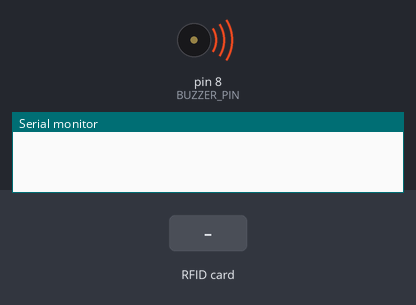
Bench run of a sketch on a simulated Arduino Uno, built with avr-gcc and run on an emulated ATmega328P. On the bench: buzzer (waves = sounding), the last lines printed to the serial monitor. The inputs (shaded band) are chosen by the test bench.

Above: at 1.2 s.
At 2.5 s:
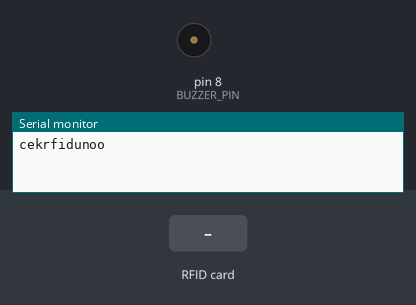
2.6 s: RFID card 5E 7A 19 C4 held to the reader
At 3.6 s:
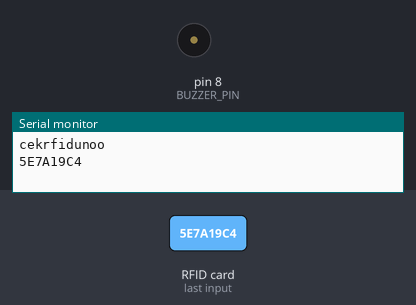
Timing chart, 0 to 5.6 s (numbered marks = the images above; inputs shaded):
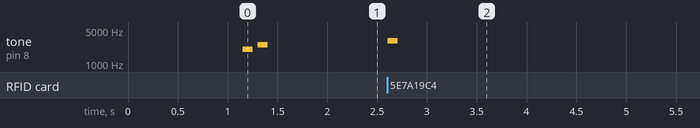

The sketch:

SSKM_RFID_Reader_UNO.ino
```cpp
/*
 * SSKM RFID Reader - Arduino UNO Version
 *
 * Deskripsi:
 * - Membaca kartu RFID RC522
 * - Mengirim UID via Serial ke browser (Web Serial API)
 * - Auto-enter support
 * - Passive Buzzer feedback
 *
 * Library Required:
 * - MFRC522 by GithubCommunity
 *
 * Wiring RC522 ke Arduino UNO:
 * =======================================
 * RC522 Pin  ->  Arduino UNO Pin
 * ---------------------------------------
 * SDA (SS)   ->  Pin 10
 * SCK        ->  Pin 13
 * MOSI       ->  Pin 11
 * MISO       ->  Pin 12
 * IRQ        ->  (tidak digunakan)
 * GND        ->  GND
 * RST        ->  Pin 9
 * 3.3V       ->  3.3V (JANGAN 5V!)
 * =======================================
 *
 * Wiring Buzzer:
 * (+) Positif -> Pin 8
 * (-) Negatif -> GND
 */

#include <SPI.h>
#include <MFRC522.h>

// Pin definitions untuk Arduino UNO
#define SS_PIN 10    // SDA/SS pin (Beda dengan Mega)
#define RST_PIN 9    // Reset pin (Beda dengan Mega)
#define BUZZER_PIN 8 // Pin Buzzer (Sama)

// Inisialisasi MFRC522
MFRC522 mfrc522(SS_PIN, RST_PIN);

// Variabel untuk debouncing
String lastUID = "";
unsigned long lastReadTime = 0;
const unsigned long DEBOUNCE_DELAY = 2000; // 2 detik cooldown

void setup() {
  // Delay startup agar stabil
  delay(1000);

  // Setup Buzzer Output
  pinMode(BUZZER_PIN, OUTPUT);

  // Inisialisasi Serial
  Serial.begin(9600);

  // Inisialisasi SPI bus
  SPI.begin();

  // Inisialisasi MFRC522
  mfrc522.PCD_Init();

  // Delay kecil
  delay(100);

  // Bunyi beep tanda ready (2x beep pendek)
  tone(BUZZER_PIN, 2000, 100);
  delay(150);
  tone(BUZZER_PIN, 2500, 100);

  Serial.println("cekrfidunoo");
}

void loop() {
  // Cek apakah ada kartu baru
  if (!mfrc522.PICC_IsNewCardPresent()) {
    return;
  }

  // Cek apakah kartu bisa dibaca
  if (!mfrc522.PICC_ReadCardSerial()) {
    return;
  }

  // Baca UID dari kartu
  String currentUID = getUID();

  // Debouncing: cek apakah kartu yang sama dalam 2 detik terakhir
  unsigned long currentTime = millis();
  if (currentUID == lastUID && (currentTime - lastReadTime) < DEBOUNCE_DELAY) {
    // Kartu sama dalam waktu dekat, skip
    mfrc522.PICC_HaltA();
    return;
  }

  // Update last read info
  lastUID = currentUID;
  lastReadTime = currentTime;

  // Kirim UID ke browser via Serial
  Serial.println(currentUID);

  // Bunyi Beep SUKSES
  tone(BUZZER_PIN, 3000, 100); // 3000Hz selama 100ms

  // Halt PICC (stop communication with card)
  mfrc522.PICC_HaltA();

  // Stop encryption on PCD
  mfrc522.PCD_StopCrypto1();
}

/**
 * Membaca dan convert UID menjadi string
 * Untuk UUID (8 karakter) atau NIM (11 karakter)
 */
String getUID() {
  String uid = "";

  // Loop untuk setiap byte UID
  for (byte i = 0; i < mfrc522.uid.size; i++) {
    // Convert byte ke hex string (uppercase)
    if (mfrc522.uid.uidByte[i] < 0x10) {
      uid += "0"; // Tambah leading zero
    }
    uid += String(mfrc522.uid.uidByte[i], HEX);
  }

  // Convert ke uppercase
  uid.toUpperCase();

  // Potong jika lebih dari 11 karakter (untuk NIM)
  if (uid.length() > 11) {
    uid = uid.substring(0, 11);
  }

  return uid;
}
```

Measured:
- after the input at 2.6 s, tone on pin 8 (BUZZER_PIN): silent → 3000 Hz at once, → silent 0.10 s later
